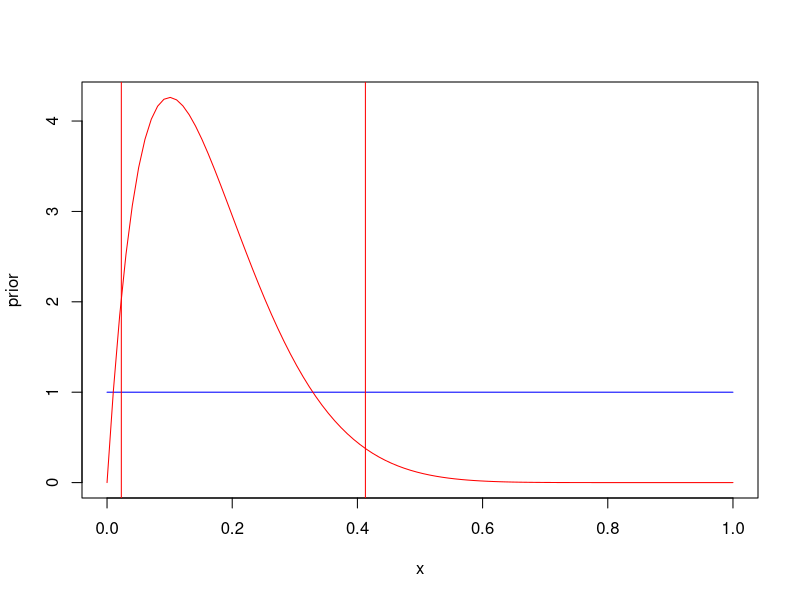

Reproduce this figure in R.
## ---- chunk 1
x <- seq(0, 1, length = 100)

prior <- dbeta(x, 1, 1)
post <- dbeta(x, 2, 10)

lower <- qbeta(0.025, 2, 10)
upper <- qbeta(0.975, 2, 10)

plot(x, prior, type = "l", col = "blue", ylim = c(0, max(prior, post)))
lines(x, post, col = "red")
abline(v = lower, col = "red", type = "vertical")
abline(v = upper, col = "red", type = "vertical")
